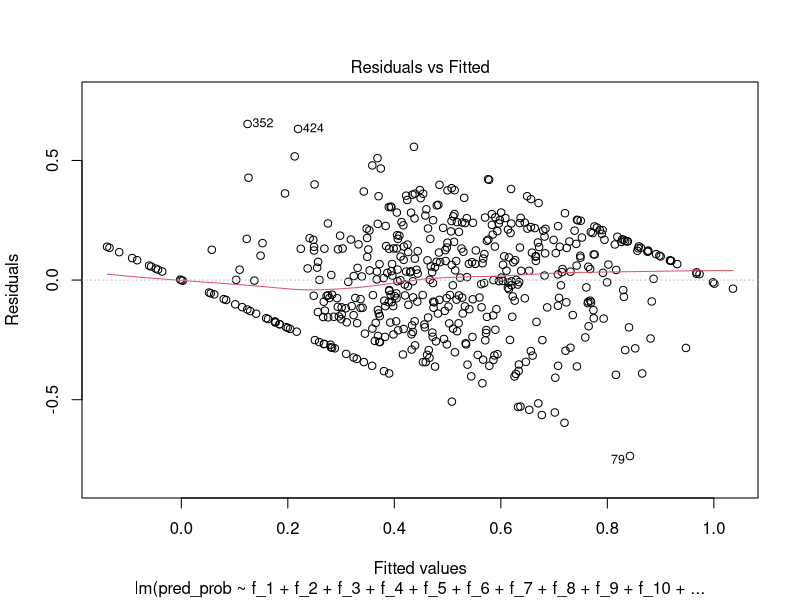
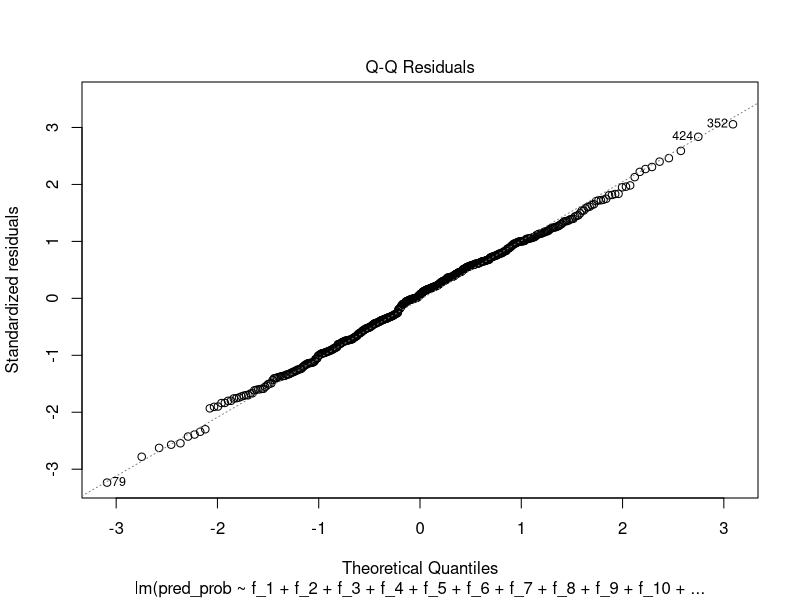
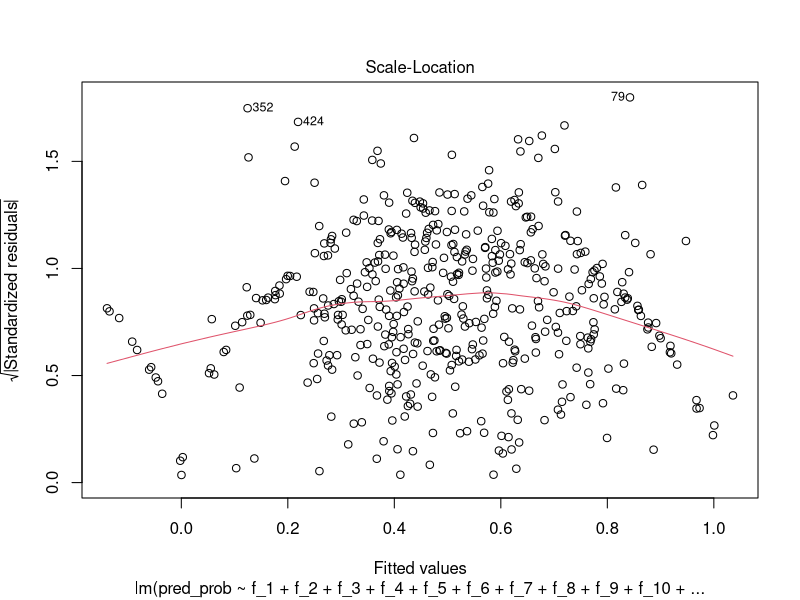
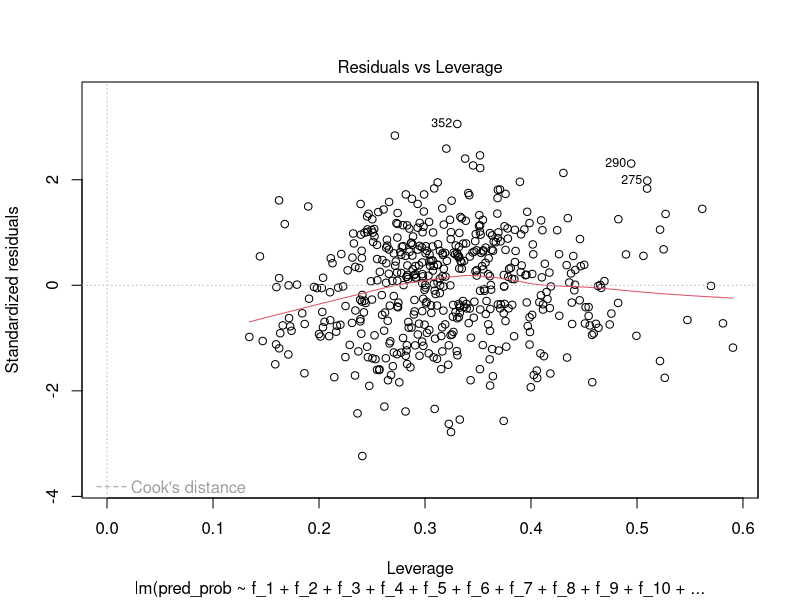
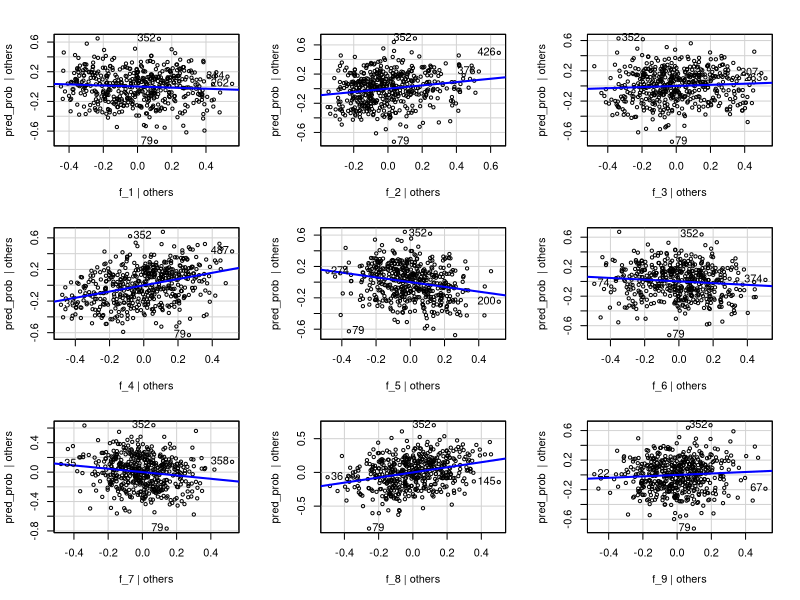
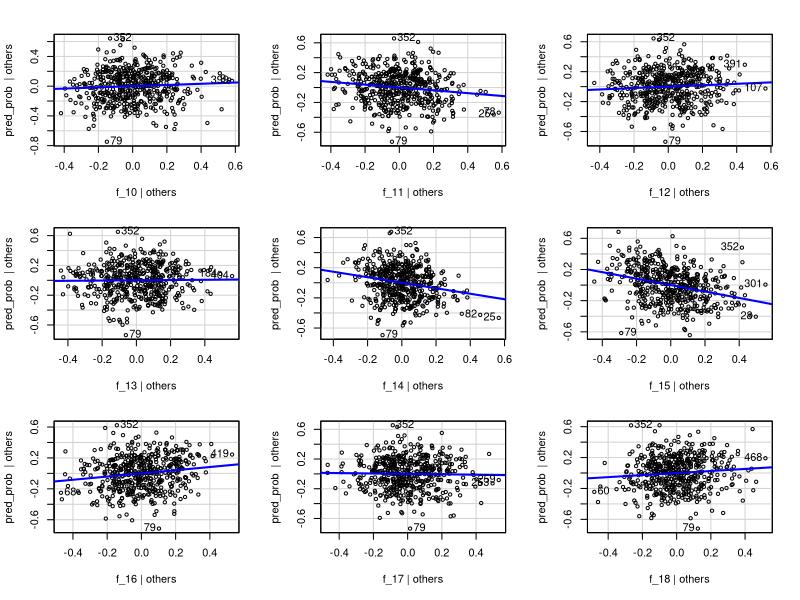
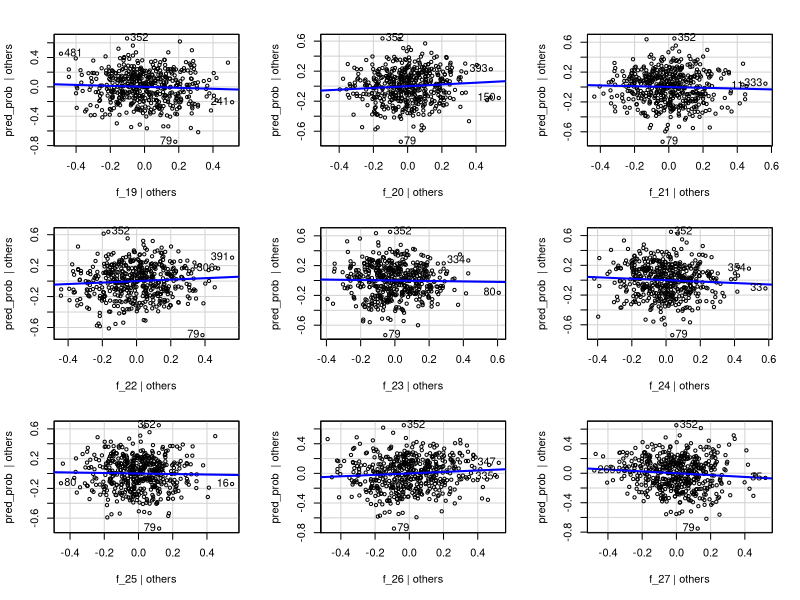
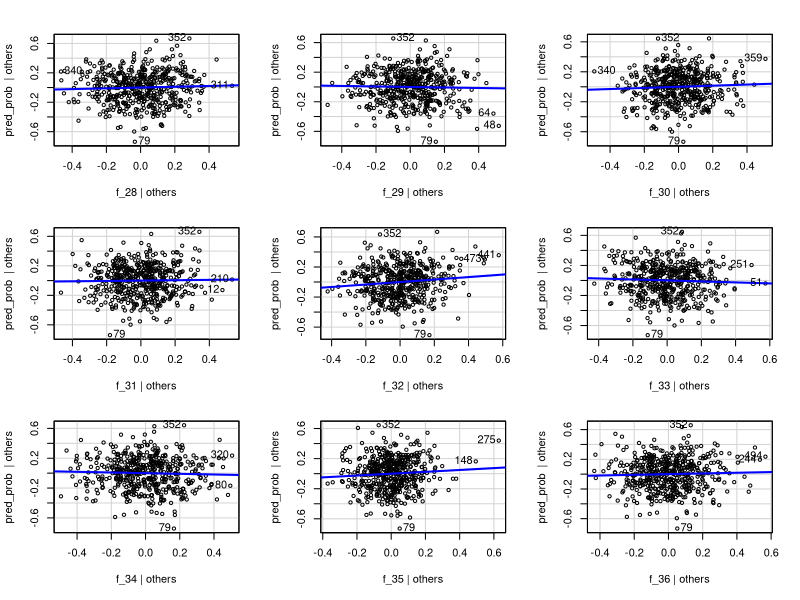

Write the R code that produced these figures, in order. (Note: this script raises an error after producing the figures.)
## ---- chunk 1
knitr::opts_chunk$set(echo = TRUE)
## ---- chunk 2
# Load the required libraries
library(tidyverse)
library(caret)
library(MASS)
library(car)


## ---- chunk 3
# Load the dataset
data <- read.csv("pca_data_160_d8.csv")  # Update with the actual CSV file name

# Display the structure of the loaded data
str(data)

## ---- chunk 4
# Load the dplyr package for data manipulation
library(dplyr)

# Normalize each feature to the range [0, 1]
normalized_data <- data %>%
  mutate(across(starts_with("f"), ~ (.-min(.)) / (max(.) - min(.))))

# Display the first few rows of the normalized data
head(normalized_data)


## ---- chunk 5
col_name <- NULL;
for (i in 1:400) {
  
  col_name <-  paste0(col_name,"f_", i,"+")
  #data[, col_name] <- boxcox(data[, paste0("Feature_", i)], lambda = NULL)$x
}
cat(col_name)
## ---- chunk 6
model_2  = lm(pred_prob ~ f_1+f_2+f_3+f_4+f_5+f_6+f_7+f_8+f_9+f_10+f_11+f_12+f_13+f_14+f_15+f_16+f_17+f_18+f_19+f_20+f_21+f_22+f_23+f_24+f_25+f_26+f_27+f_28+f_29+f_30+f_31+f_32+f_33+f_34+f_35+f_36+f_37+f_38+f_39+f_40+f_41+f_42+f_43+f_44+f_45+f_46+f_47+f_48+f_49+f_50+f_51+f_52+f_53+f_54+f_55+f_56+f_57+f_58+f_59+f_60+f_61+f_62+f_63+f_64+f_65+f_66+f_67+f_68+f_69+f_70+f_71+f_72+f_73+f_74+f_75+f_76+f_77+f_78+f_79+f_80+f_81+f_82+f_83+f_84+f_85+f_86+f_87+f_88+f_89+f_90+f_91+f_92+f_93+f_94+f_95+f_96+f_97+f_98+f_99+f_100+f_101+f_102+f_103+f_104+f_105+f_106+f_107+f_108+f_109+f_110+f_111+f_112+f_113+f_114+f_115+f_116+f_117+f_118+f_119+f_120+f_121+f_122+f_123+f_124+f_125+f_126+f_127+f_128+f_129+f_130+f_131+f_132+f_133+f_134+f_135+f_136+f_137+f_138+f_139+f_140+f_141+f_142+f_143+f_144+f_145+f_146+f_147+f_148+f_149+f_150+f_151+f_152+f_153+f_154+f_155+f_156+f_157+f_158+f_159+f_160, data = normalized_data)
summary(model_2)
## ---- chunk 7

plot(model_2)
## ---- chunk 8

residuals <- residuals(model_2)

# Create the AV plot
avPlots(model_2)

# Create the CR plot
crPlots(model_2)

## ---- chunk 9
# Apply Box-Cox transformation to the target variable (response) if needed
# For example, if you have a response variable named 'y', you can transform it like this:
# data$y_transformed <- boxcox(data$y, lambda = NULL)
# Uncomment and modify the above line based on your data

# Apply Box-Cox transformation to the features
# Assuming the transformed features are named 'Feature_1_transformed', ..., 'Feature_10_transformed'

boxcox(data[, paste0("Feature_1")], lambda = NULL)
for (i in 1:10) {
  boxcox(data[, paste0("Feature_", i)], lambda = NULL)
  #col_name <- paste0("Feature_", i, "_transformed")
  #data[, col_name] <- boxcox(data[, paste0("Feature_", i)], lambda = NULL)$x
}

# Define the list of transformed feature names
transformed_feature_names <- paste0("Feature_", 1:10, "_transformed")  # Adjust the range as needed

# Construct the formula for MLR
formula <- reformulate(transformed_feature_names, response = "y")

# Perform Multiple Linear Regression (MLR) using the transformed features
model <- lm(formula, data = data)

# Display the summary of the MLR model
summary(model)


